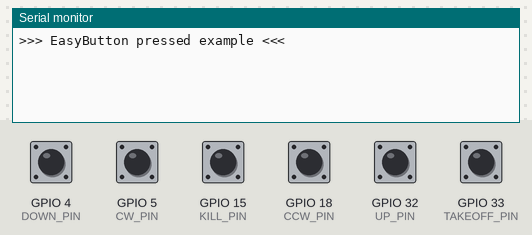
Simulated run of this sketch. Board: ESP32. Shown: the last lines printed to the serial monitor. Inputs (shaded band) come from the test bench; at power-on: GPIO 4 (DOWN_PIN), GPIO 5 (CW_PIN), GPIO 15 (KILL_PIN), GPIO 18 (CCW_PIN), GPIO 32 (UP_PIN), GPIO 33 (TAKEOFF_PIN) HIGH.

Above: at 1.2 s.
1.3 s: GPIO 4 (DOWN_PIN) pulled LOW for 0.15 s
At 2.6 s:
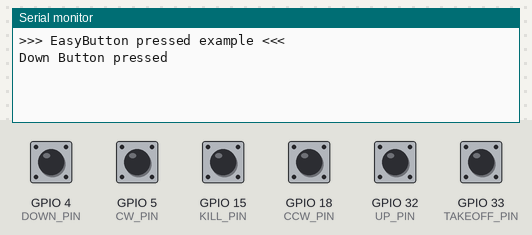
2.9 s: GPIO 5 (CW_PIN) pulled LOW for 0.15 s
At 3.9 s:
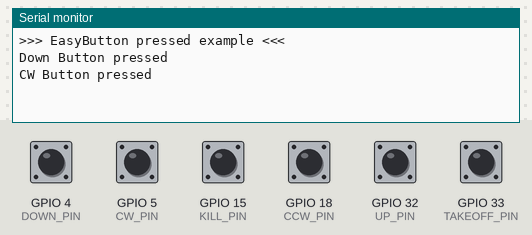
4.5 s: GPIO 15 (KILL_PIN) pulled LOW for 0.15 s
At 5.2 s:
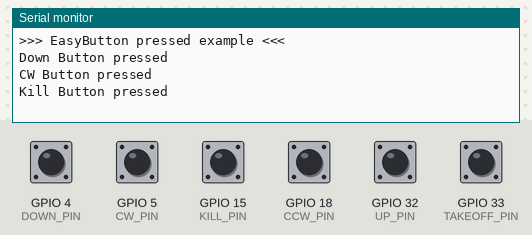
6.1 s: GPIO 18 (CCW_PIN) pulled LOW for 0.15 s
At 7.4 s:
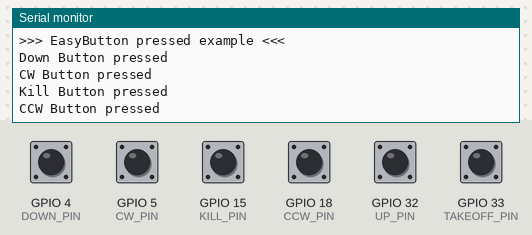
7.7 s: GPIO 32 (UP_PIN) pulled LOW for 0.15 s
At 8.8 s:
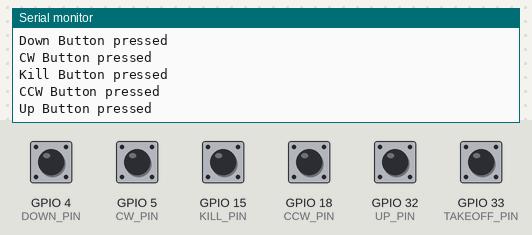
9.3 s: GPIO 33 (TAKEOFF_PIN) pulled LOW for 0.15 s
At 10.0 s:
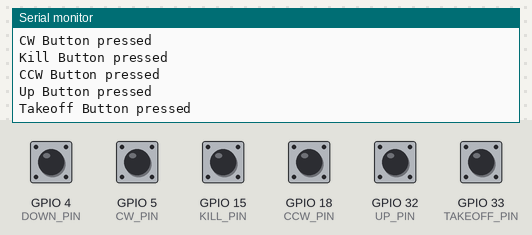

Measured:
- after the input at 1.3 s, the serial monitor: prints a new line after 0.15 s (image 1)
- after the input at 2.9 s, the serial monitor: prints a new line after 0.15 s (image 2)
- after the input at 4.5 s, the serial monitor: prints a new line after 0.15 s (image 3)
- after the input at 6.1 s, the serial monitor: prints a new line after 0.15 s (image 4)
- after the input at 7.7 s, the serial monitor: prints a new line after 0.15 s (image 5)
- after the input at 9.3 s, the serial monitor: prints a new line after 0.15 s (image 6)

The sketch:

EEK_Button_Test_IFDEFs.ino
```cpp
/*
 Name:		Pressed.ino
 Created:	9/5/2018 10:49:52 AM
 Author:	Evert Arias
 Description: Example to demostrate how to use the library to detect a single pressed on a button.
*/

 #define Clone
// #define HiLetgo
// #define Huzzah
// #define PCB
// #define DevKit
// #define FeatherS3
// #define NanoESP32

#ifdef NanoESP32
#define UP_PIN               D2
#define TAKEOFF_PIN          D4
#define CW_PIN               D3
#define CCW_PIN              A6
#define KILL_PIN             A3
#define DOWN_PIN             A7
#endif

#ifdef Clone
#define UP_PIN               32
#define TAKEOFF_PIN          33
#define CW_PIN               5
#define CCW_PIN              18
#define KILL_PIN             15
#define DOWN_PIN             4
#endif

#ifdef FeatherS3
#define UP_PIN               5
#define TAKEOFF_PIN          9
#define CW_PIN               6
#define CCW_PIN              14
#define KILL_PIN             15
#define DOWN_PIN             8
#endif

#ifdef Huzzah
#define UP_PIN               32
#define TAKEOFF_PIN          15
#define CW_PIN               21
#define CCW_PIN              16
#define KILL_PIN             17
#define DOWN_PIN             14
#endif

#ifdef PCB
#define UP_PIN               34
#define TAKEOFF_PIN          33
#define CW_PIN               32
#define CCW_PIN              39
#define KILL_PIN             36
#define DOWN_PIN             14
#endif


#include <EasyButton.h>

#define BAUDRATE 115200

// Instance of the button.
EasyButton cwButton(CW_PIN);
EasyButton ccwButton(CCW_PIN);
EasyButton takeoffButton(TAKEOFF_PIN);
EasyButton upButton(UP_PIN);
EasyButton downButton(DOWN_PIN);
EasyButton killButton(KILL_PIN);

// Callback function to be called when the button is pressed.
void onTakeoffButtonPressed()
{
  Serial.println("Takeoff Button pressed");
}

void onUpButtonPressed()
{
  Serial.println("Up Button pressed");
}

void onKillButtonPressed()
{
  Serial.println("Kill Button pressed");
}

void onDownButtonPressed()
{
  Serial.println("Down Button pressed");
}

void onCWButtonPressed()
{
  Serial.println("CW Button pressed");
}

void onCCWButtonPressed()
{
  Serial.println("CCW Button pressed");
}

void setup()
{
  // Initialize Serial for debuging purposes.
  Serial.begin(BAUDRATE);

  Serial.println();
  Serial.println(">>> EasyButton pressed example <<<");

  // Initialize each button.
  cwButton.begin();
  ccwButton.begin();
  takeoffButton.begin();
  killButton.begin();
  upButton.begin();
  downButton.begin();
  // Add the callback function to be called when each button is pressed.
  cwButton.onPressed(onCWButtonPressed);
  ccwButton.onPressed(onCCWButtonPressed);
  takeoffButton.onPressed(onTakeoffButtonPressed);
  killButton.onPressed(onKillButtonPressed);
  upButton.onPressed(onUpButtonPressed);
  downButton.onPressed(onDownButtonPressed);
}

void loop()
{
  // Continuously read the status of each button.
  takeoffButton.read();
  killButton.read();
  cwButton.read();
  ccwButton.read();
  upButton.read();
  downButton.read();
}
```
